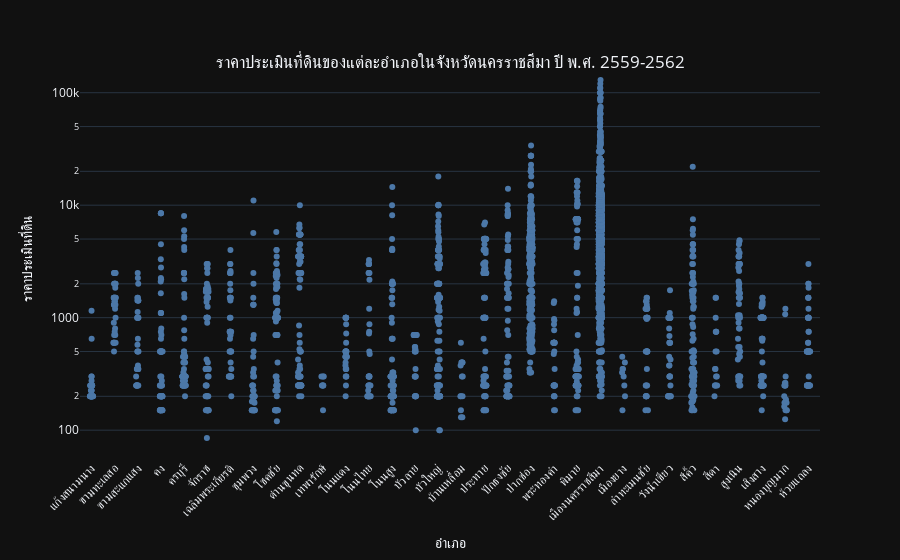

Notebook source saved alongside this figure:
### Markdown cell above
จะพบว่าราคาประเมินของอำเภอเมืองนครราชสีมานั้นมีค่าที่เป็นค่าสุดขีดของราคาประเมินทั้งจังหวัดจำนวนมาก เพื่อง่ายต่อการดูจะขอใช้ log scale ในการทำ box plot

### Code cell
fig = px.strip(all_korat_cleaned, x = 'amp_th_name' , y = 'price_unit_est', log_y=True)
fig.update_layout(template = 'plotly_dark', xaxis_tickangle = -45, xaxis_title = 'อำเภอ', yaxis_title = 'ราคาประเมินที่ดิน',
                title = dict(text = 'ราคาประเมินที่ดินของแต่ละอำเภอในจังหวัดนครราชสีมา ปี พ.ศ. 2559-2562', x = 0.5, y = 0.9)
)
fig.update_traces(marker_color=col_tab[0])

fig.show()

### Figure 1 — Plotly figure (JSON) as saved in the notebook; plotly's stock layout.template omitted (floating-point values rounded to 4 significant figures; data arrays with more than 128 entries replaced by an {"elided": "..."} marker saying what was removed)
{"data": [{"alignmentgroup": "True", "boxpoints": "all", "fillcolor": "rgba(255,255,255,0)", "hoveron": "points", "hovertemplate": "amp_th_name=%{x}<br>price_unit_est=%{y}<extra></extra>", "legendgroup": "", "line": {"color": "rgba(255,255,255,0)"}, "marker": {"color": "#4C78A8"}, "name": "", "offsetgroup": "", "orientation": "v", "pointpos": 0, "showlegend": false, "type": "box", "x": {"elided": "3268 str values"}, "x0": " ", "xaxis": "x", "y": {"elided": "3268 float values"}, "y0": " ", "yaxis": "y"}], "layout": {"boxmode": "group", "legend": {"tracegroupgap": 0}, "margin": {"t": 60}, "title": {"text": "ราคาประเมินที่ดินของแต่ละอำเภอในจังหวัดนครราชสีมา ปี พ.ศ. 2559-2562", "x": 0.5, "y": 0.9}, "xaxis": {"anchor": "y", "domain": [0, 1], "tickangle": -45, "title": {"text": "อำเภอ"}}, "yaxis": {"anchor": "x", "domain": [0, 1], "title": {"text": "ราคาประเมินที่ดิน"}, "type": "log"}}}
